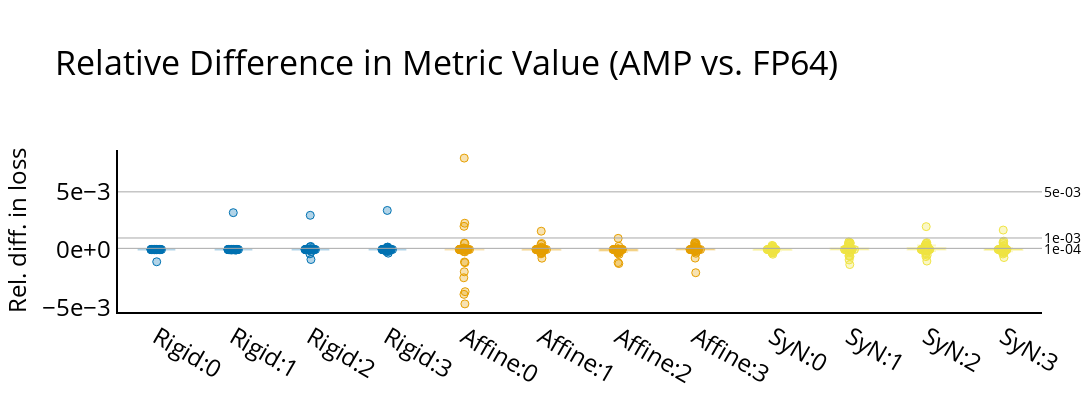

Notebook source saved alongside this figure:
### Code cell
plot_rel_diff(
    df_pivot,
    value_col="diff_fp64_amp",
    title="Relative Difference in Metric Value (AMP vs. FP64)",
    out_file=FIG_DIR / "rel_diff_fp64_amp.png",
)

### Figure 1 — Plotly figure (JSON) as saved in the notebook; plotly's stock layout.template omitted (floating-point values rounded to 4 significant figures)
{"data": [{"boxpoints": "all", "marker": {"color": "rgba(0, 114, 178, 0.3)", "line": {"color": "rgba(0, 114, 178, 1)", "width": 1}, "size": 8}, "name": "Rigid:0", "pointpos": 0, "showlegend": false, "type": "box", "y": [6.037e-10, 0.0, 0.0, 0.0, -3.663e-10, 0.0, -1.157e-11, -0.001061, 0.0, 1.423e-13, 1.857e-12, 0.0, 0.0, 0.0, -1.73e-12, 0.0, -3.123e-11, 0.0, 0.0, 0.0, -2.252e-09, 0.0, 0.0, 0.0, 0.0, 0.0, 0.0, 0.0, 1.955e-12, 7.82e-13, -4.384e-09, 4.946e-13, -3.07e-13, 0.0, 0.0, 0.0, 5.983e-13, 0.0, -5.585e-13, 1.907e-13, 1.751e-13, 0.0, -1.333e-07, 0.0, -3.206e-13, -1.724e-13, 0.0, 2.952e-12, 0.0, 0.0]}, {"boxpoints": "all", "marker": {"color": "rgba(0, 114, 178, 0.3)", "line": {"color": "rgba(0, 114, 178, 1)", "width": 1}, "size": 8}, "name": "Rigid:1", "pointpos": 0, "showlegend": false, "type": "box", "y": [-1.001e-09, 4.506e-13, -4.437e-09, 0.0, -3.152e-05, 3.694e-09, -7.884e-11, -4.94e-05, -9.144e-10, 8.749e-12, 2.777e-11, 0.0, 0.0, 1.611e-11, -1.312e-12, 1.23e-12, 1.518e-08, -2.838e-09, -9.486e-13, 0.0, -2.004e-05, -2.099e-13, 0.0, 0.0, 3.85e-13, 0.0, 0.0, 0.0, -1.23e-11, -3.508e-12, -4.737e-06, -2.663e-05, 4.932e-06, -1.832e-13, 3.002e-12, -5.648e-13, 3.692e-08, -1.281e-09, 0.0, -2.431e-13, 0.0, 0.0, 0.003195, -4.619e-12, 6.672e-12, 1.726e-12, -1.948e-13, 3.469e-11, -2.314e-05, 0.0]}, {"boxpoints": "all", "marker": {"color": "rgba(0, 114, 178, 0.3)", "line": {"color": "rgba(0, 114, 178, 1)", "width": 1}, "size": 8}, "name": "Rigid:2", "pointpos": 0, "showlegend": false, "type": "box", "y": [-0.0001682, 5.187e-13, 5.894e-06, -2.909e-11, 3.085e-05, 1.894e-06, 1.154e-12, -0.0003706, 0.0002234, 5.139e-12, 5.561e-11, 0.0, 9.387e-11, -1.247e-11, 1.531e-11, 1.173e-12, 1.147e-06, 1.314e-09, 2.172e-13, 2.831e-13, 4.398e-06, 0.0, 0.0, 0.0, -4.443e-13, 0.0, 0.0, 0.0, -1.443e-10, -1.642e-10, 1.386e-05, -5.397e-05, 7.043e-05, 0.0, 1.087e-11, -5.42e-11, 3.703e-06, 0.002967, 0.0, 2.798e-13, 2.516e-13, 0.0, 0.0002685, -6.449e-12, 5.989e-12, -1.982e-11, 1.127e-12, -0.0008662, 9.833e-07, 0.0]}, {"boxpoints": "all", "marker": {"color": "rgba(0, 114, 178, 0.3)", "line": {"color": "rgba(0, 114, 178, 1)", "width": 1}, "size": 8}, "name": "Rigid:3", "pointpos": 0, "showlegend": false, "type": "box", "y": [-0.0003153, 2.795e-13, 0.0001933, -1.061e-10, -5.861e-05, 0.0002139, -1.06e-12, -3.547e-06, 0.003388, 6.785e-12, -9.671e-07, 8.726e-13, 4.867e-05, 1.082e-10, -1.275e-11, 1.777e-12, 2.743e-05, -2.348e-07, -3.081e-12, -6.094e-13, -0.0001819, 0.0, 0.0, -1.424e-11, -7.867e-08, 6.206e-07, 0.0, 0.0, -4.301e-07, -1.759e-09, -3.107e-05, -0.0001493, -8.987e-05, 2.252e-11, 9.451e-12, -2.496e-11, -2.627e-06, -1.825e-06, -2.13e-13, 0.0, 5.456e-13, -1.818e-10, 8.73e-05, 2.947e-08, 8.621e-08, -1.13e-10, 4.929e-13, 0.0001627, 4.577e-05, 0.0]}, {"boxpoints": "all", "marker": {"color": "rgba(230, 159, 0, 0.3)", "line": {"color": "rgba(230, 159, 0, 1)", "width": 1}, "size": 8}, "name": "Affine:0", "pointpos": 0, "showlegend": false, "type": "box", "y": [-0.00108, 3.117e-12, 5.103e-05, 1.376e-05, -0.0002059, 0.0005577, -7.213e-12, 3.172e-05, 0.0001212, 9.712e-11, 0.0001275, 2.44e-11, -9.243e-06, -4.923e-09, 1.355e-07, -5.564e-11, 0.002281, 1.391e-06, 7.865e-09, 1.402e-12, 0.007925, 0.0, -3.739e-10, -1.972e-07, 0.002011, 6.322e-05, 3.577e-11, -3.031e-11, -0.004713, -1.745e-07, -0.001929, -0.002448, -0.0001809, -2.709e-10, -3.415e-10, 6.699e-08, -0.001139, 9.939e-06, -1.839e-10, 9.379e-10, -1.158e-09, -0.0001337, 0.0005271, -8.163e-07, -3.619e-09, -6.948e-08, -9.447e-11, -0.003654, -0.003886, -1.539e-10]}, {"boxpoints": "all", "marker": {"color": "rgba(230, 159, 0, 0.3)", "line": {"color": "rgba(230, 159, 0, 1)", "width": 1}, "size": 8}, "name": "Affine:1", "pointpos": 0, "showlegend": false, "type": "box", "y": [-8.509e-06, 8.153e-13, -0.0002535, 3.392e-06, 7.906e-05, 2.965e-05, 3.469e-12, 1.53e-06, 0.0005281, -6.923e-11, 3.574e-07, -2.907e-10, -1.048e-05, 2.197e-10, 3.22e-05, 1.567e-10, 5.62e-05, -1.004e-05, -1.332e-05, -3.549e-11, 3.951e-05, -1.636e-11, -1.371e-10, 4.937e-07, -1.822e-05, -4.599e-05, 8.747e-11, -2.148e-12, -0.0003693, -5.188e-05, 0.001589, 3.896e-06, 0.0004506, 3.092e-10, -2.249e-10, -7.699e-08, 0.000206, 4.798e-07, -3.849e-12, 6.652e-10, 3.925e-10, 1.89e-05, -0.0007497, -0.0001457, -0.0002752, -1.387e-09, 2.373e-12, 0.0001316, -0.0002627, -3.147e-09]}, {"boxpoints": "all", "marker": {"color": "rgba(230, 159, 0, 0.3)", "line": {"color": "rgba(230, 159, 0, 1)", "width": 1}, "size": 8}, "name": "Affine:2", "pointpos": 0, "showlegend": false, "type": "box", "y": [-5.957e-05, 3.026e-12, 0.0002841, -1.434e-06, -0.0004126, -6.638e-05, -4.231e-12, 1.545e-06, -0.0001427, -1.16e-09, 3.939e-06, 3.359e-08, -3.699e-08, 1.238e-10, 1.755e-06, 7.979e-11, 3.881e-05, 8.224e-06, -2.222e-07, 1.506e-07, -0.001217, 1.139e-12, -2.472e-06, 3.033e-06, -8.787e-05, -1.059e-05, -2.018e-12, -1.819e-06, -0.0001671, -0.000117, -0.000333, 6.085e-05, 0.0009694, 4.462e-11, 1.165e-08, 7.14e-09, -0.0002732, -1.674e-06, 5.064e-10, 4.385e-10, -2.556e-09, -2.765e-06, -0.000222, -0.0001389, -0.0002057, -2.024e-09, 4.642e-09, -0.001131, -0.0001912, -1.786e-09]}, {"boxpoints": "all", "marker": {"color": "rgba(230, 159, 0, 0.3)", "line": {"color": "rgba(230, 159, 0, 1)", "width": 1}, "size": 8}, "name": "Affine:3", "pointpos": 0, "showlegend": false, "type": "box", "y": [0.0005243, 7.178e-12, 0.0002018, -3.452e-05, 0.0005418, 0.0003359, 6.827e-12, -1.625e-06, 0.0001452, -2.248e-10, 5.226e-05, 2.015e-06, -1.177e-06, -5.003e-07, 5.603e-05, -2.62e-07, -0.0001489, 0.0001631, 2.305e-05, 2.875e-08, -0.0001854, 7.152e-12, -1.914e-07, -3.138e-06, 6.28e-05, -2.697e-05, -3.584e-12, -6.299e-10, -0.0007416, 9.81e-05, -0.002011, -1.371e-05, -0.0003203, 5.942e-07, 3.431e-06, -1.585e-06, -9.141e-05, -2.25e-06, 5.412e-07, -2.521e-07, 4.365e-07, -2.258e-06, -9.795e-05, 0.0004287, 0.0006161, 5.729e-11, 2.447e-06, 0.0002312, 0.0001713, -1.028e-09]}, {"boxpoints": "all", "marker": {"color": "rgba(240, 228, 66, 0.3)", "line": {"color": "rgba(240, 228, 66, 1)", "width": 1}, "size": 8}, "name": "SyN:0", "pointpos": 0, "showlegend": false, "type": "box", "y": [0.0003053, -1.212e-11, -0.0002861, 2.876e-05, 0.0001154, 0.000201, 2.877e-12, 6.545e-06, 9.368e-05, -2.549e-10, -3.324e-05, 6.046e-07, 2.17e-06, -8.067e-10, -4.525e-05, -1.596e-08, -1.918e-05, -0.0002506, -5.065e-05, 4.207e-11, -4.548e-05, 9.846e-12, -7.743e-05, -3.717e-06, -3.927e-05, -5.29e-05, -2.968e-11, 5.223e-11, -0.0002072, 5.44e-06, 0.0001217, -2.577e-05, -5.287e-05, 2.436e-07, 1.061e-06, -6.081e-06, -0.0004066, -1.312e-05, -6.527e-10, -9.017e-10, 1.286e-09, -1.392e-05, 0.0003595, 4.87e-05, -0.0001161, 2.134e-10, -6.576e-07, -0.0002869, 0.0002442, 4.918e-09]}, {"boxpoints": "all", "marker": {"color": "rgba(240, 228, 66, 0.3)", "line": {"color": "rgba(240, 228, 66, 1)", "width": 1}, "size": 8}, "name": "SyN:1", "pointpos": 0, "showlegend": false, "type": "box", "y": [0.0004237, -3.621e-11, -0.0005995, 1.172e-05, 0.0005293, 0.0005901, 5.525e-11, 2.421e-05, -5.913e-05, -2.234e-09, 8.929e-05, -2.033e-05, 1.82e-05, 3.172e-09, 0.0002802, -3.008e-07, -0.0002385, 0.0001213, 0.0001813, 5.786e-10, 9.166e-05, -1.269e-12, 1.616e-05, -3.776e-05, 0.0001269, -0.0001843, -9.368e-11, 1.063e-08, -0.0008998, 0.000548, -0.001306, -5.097e-05, -0.0005405, 1.133e-07, 5.194e-06, 6.294e-05, -0.0005596, -9.887e-06, -7.723e-10, -6.841e-09, 1.521e-08, 3.078e-07, 8.862e-05, 0.0004806, 0.0002277, 1.285e-08, 8.765e-07, 0.0005363, 0.0006584, -8.425e-09]}, {"boxpoints": "all", "marker": {"color": "rgba(240, 228, 66, 0.3)", "line": {"color": "rgba(240, 228, 66, 1)", "width": 1}, "size": 8}, "name": "SyN:2", "pointpos": 0, "showlegend": false, "type": "box", "y": [0.0003454, -1.015e-11, -0.0002797, -1.2e-05, 0.0001819, 0.0005264, 2.017e-11, 1.51e-05, -0.0001252, -8.223e-10, -0.0001013, -6.7e-06, 1.29e-05, 1.294e-09, 0.0004054, -2.338e-08, -7.782e-05, 0.0002939, 0.0005924, 5.867e-10, 0.0002887, -6.816e-12, -9.764e-05, 6.209e-06, 0.0005158, -9.687e-05, 4.185e-12, 1.369e-09, -0.001001, 0.001984, -0.0006129, -7.786e-06, -0.0004866, 5.513e-08, 1.012e-06, 3.593e-05, -0.0003808, -0.0001254, -2.425e-10, -4.421e-09, 4.409e-09, -2.302e-07, 0.0001326, 0.0003017, 1.999e-05, 3.449e-09, 1.433e-06, 0.0003428, 0.0003267, 4.902e-11]}, {"boxpoints": "all", "marker": {"color": "rgba(240, 228, 66, 0.3)", "line": {"color": "rgba(240, 228, 66, 1)", "width": 1}, "size": 8}, "name": "SyN:3", "pointpos": 0, "showlegend": false, "type": "box", "y": [0.0001336, 1.348e-11, -0.0002059, 1.74e-05, 3.614e-05, -6.027e-05, -2.344e-11, 6.175e-06, -5.385e-05, 3.262e-11, -0.0002029, -4.381e-05, 4.774e-06, -1.352e-09, 0.0006338, -1.299e-07, -0.0002912, 8.907e-05, 0.0003529, 3.115e-10, -4.656e-05, -5.564e-12, 3.684e-05, -0.0001844, 0.000725, -0.0001451, 5.206e-11, 1.753e-09, -0.0003858, 0.001688, -0.0006956, -4.763e-05, -0.0002512, 1.936e-08, 5.367e-05, 5.726e-06, -1.361e-05, -9.814e-05, 1.228e-09, -1.784e-09, -4.187e-09, -6.678e-06, 0.0001678, 0.0005118, -2.094e-05, -1.542e-09, 4.469e-07, 8.156e-05, 0.000287, 2.524e-09]}], "layout": {"annotations": [{"font": {"color": "black", "size": 14}, "showarrow": false, "text": "5e-03", "x": 1, "xanchor": "left", "xref": "x domain", "y": 0.005, "yanchor": "middle", "yref": "y"}, {"font": {"color": "black", "size": 14}, "showarrow": false, "text": "1e-03", "x": 1, "xanchor": "left", "xref": "x domain", "y": 0.001, "yanchor": "middle", "yref": "y"}, {"font": {"color": "black", "size": 14}, "showarrow": false, "text": "1e-04", "x": 1, "xanchor": "left", "xref": "x domain", "y": 0.0001, "yanchor": "middle", "yref": "y"}], "font": {"color": "black", "size": 24}, "height": 400, "legend": {"orientation": "h", "traceorder": "normal", "x": 0, "xanchor": "left", "y": 1.025, "yanchor": "bottom"}, "margin": {"b": 10, "l": 10, "r": 50, "t": 150}, "plot_bgcolor": "white", "shapes": [{"line": {"color": "darkgray", "dash": "solid", "width": 1}, "type": "line", "x0": 0, "x1": 1, "xref": "x domain", "y0": 0.005, "y1": 0.005, "yref": "y"}, {"line": {"color": "darkgray", "dash": "solid", "width": 1}, "type": "line", "x0": 0, "x1": 1, "xref": "x domain", "y0": 0.001, "y1": 0.001, "yref": "y"}, {"line": {"color": "darkgray", "dash": "solid", "width": 1}, "type": "line", "x0": 0, "x1": 1, "xref": "x domain", "y0": 0.0001, "y1": 0.0001, "yref": "y"}], "showlegend": true, "title": {"text": "Relative Difference in Metric Value (AMP vs. FP64)"}, "width": 1200, "xaxis": {"linecolor": "black", "linewidth": 2, "showline": true}, "xaxis10": {"linecolor": "black", "linewidth": 2, "showline": true}, "xaxis11": {"linecolor": "black", "linewidth": 2, "showline": true}, "xaxis12": {"linecolor": "black", "linewidth": 2, "showline": true}, "xaxis2": {"linecolor": "black", "linewidth": 2, "showline": true}, "xaxis3": {"linecolor": "black", "linewidth": 2, "showline": true}, "xaxis4": {"linecolor": "black", "linewidth": 2, "showline": true}, "xaxis5": {"linecolor": "black", "linewidth": 2, "showline": true}, "xaxis6": {"linecolor": "black", "linewidth": 2, "showline": true}, "xaxis7": {"linecolor": "black", "linewidth": 2, "showline": true}, "xaxis8": {"linecolor": "black", "linewidth": 2, "showline": true}, "xaxis9": {"linecolor": "black", "linewidth": 2, "showline": true}, "yaxis": {"linecolor": "black", "linewidth": 2, "rangemode": "tozero", "showline": true, "tickformat": ".0e", "title": {"font": {"size": 24}, "text": "Rel. diff. in loss"}}, "yaxis10": {"linecolor": "black", "linewidth": 2, "rangemode": "tozero", "showline": true, "title": {"font": {"size": 24}, "text": "Rel. diff. in loss"}}, "yaxis11": {"linecolor": "black", "linewidth": 2, "rangemode": "tozero", "showline": true, "title": {"font": {"size": 24}, "text": "Rel. diff. in loss"}}, "yaxis12": {"linecolor": "black", "linewidth": 2, "rangemode": "tozero", "showline": true, "title": {"font": {"size": 24}, "text": "Rel. diff. in loss"}}, "yaxis2": {"linecolor": "black", "linewidth": 2, "rangemode": "tozero", "showline": true, "title": {"font": {"size": 24}, "text": "Rel. diff. in loss"}}, "yaxis3": {"linecolor": "black", "linewidth": 2, "rangemode": "tozero", "showline": true, "title": {"font": {"size": 24}, "text": "Rel. diff. in loss"}}, "yaxis4": {"linecolor": "black", "linewidth": 2, "rangemode": "tozero", "showline": true, "title": {"font": {"size": 24}, "text": "Rel. diff. in loss"}}, "yaxis5": {"linecolor": "black", "linewidth": 2, "rangemode": "tozero", "showline": true, "title": {"font": {"size": 24}, "text": "Rel. diff. in loss"}}, "yaxis6": {"linecolor": "black", "linewidth": 2, "rangemode": "tozero", "showline": true, "title": {"font": {"size": 24}, "text": "Rel. diff. in loss"}}, "yaxis7": {"linecolor": "black", "linewidth": 2, "rangemode": "tozero", "showline": true, "title": {"font": {"size": 24}, "text": "Rel. diff. in loss"}}, "yaxis8": {"linecolor": "black", "linewidth": 2, "rangemode": "tozero", "showline": true, "title": {"font": {"size": 24}, "text": "Rel. diff. in loss"}}, "yaxis9": {"linecolor": "black", "linewidth": 2, "rangemode": "tozero", "showline": true, "title": {"font": {"size": 24}, "text": "Rel. diff. in loss"}}}}
